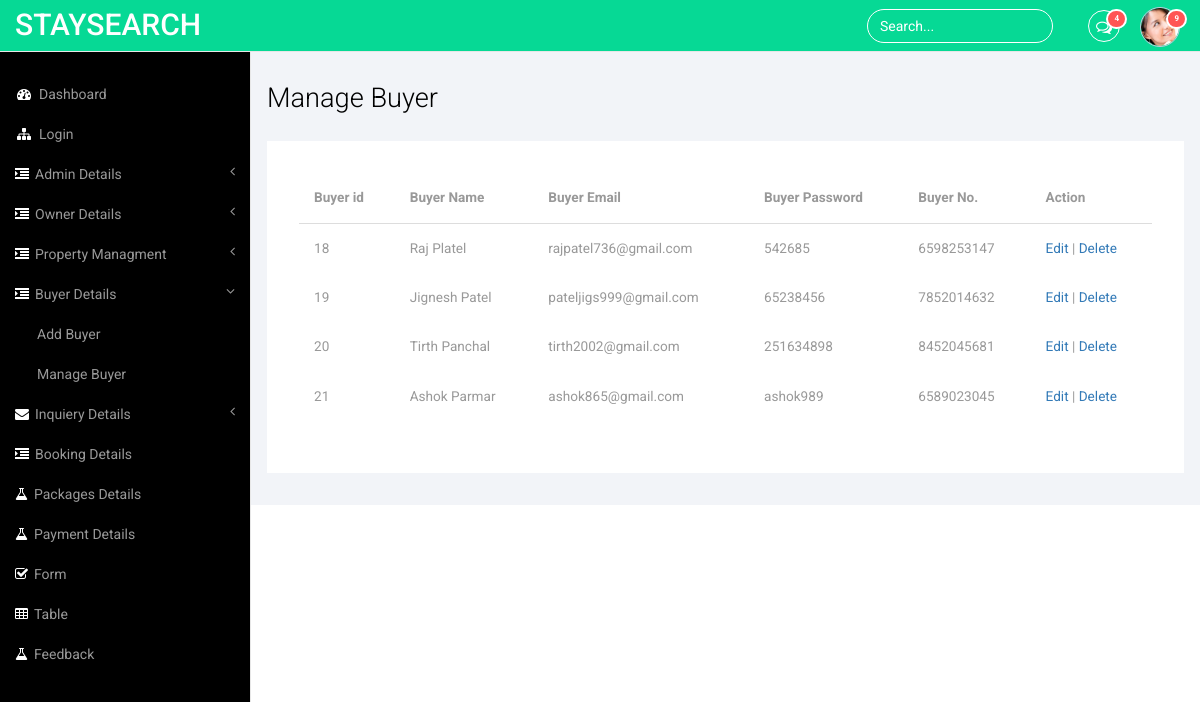
/Adminpanel/managebuyer.php, run on the app's committed database.
### tables this page shows
CREATE TABLE `tbl_user` (
  `user_id` int(25) NOT NULL,
  `user_name` varchar(25) NOT NULL,
  `user_email` varchar(25) NOT NULL,
  `user_password` varchar(15) NOT NULL,
  `user_mobileno` bigint(10) NOT NULL
);

### Adminpanel/managebuyer.php (the view, shortened to what this page needs)
<?php
    require './class/apclass.php';
?>
<!DOCTYPE HTML>
<html>
<head>
<link href="css/bootstrap.min.css" rel='stylesheet' type='text/css' />
<link href="css/style.css" rel='stylesheet' type='text/css' />
<link href="css/font-awesome.css" rel="stylesheet">
</head>
<body>
<div id="wrapper">
     <?php
        include './theampart/header.php';
        include './theampart/sidebar.php';
     ?>
       <div id="page-wrapper">
                <div class="col-md-12 graphs">
                    <div class="xs">
                        <h3>Manage Buyer</h3>
                        <div class="bs-example4" data-example-id="contextual-table">
                            <table class="table">
                                <thead>
                                    <tr>
                                        <th>Buyer id</th>
                                        <th>Buyer Name</th>
                                        <th>Buyer Email</th>
                                        <th>Buyer Password</th>
                                        <th>Buyer No.</th>
                                        <th>Action</th>
                                    </tr>
                                </thead>
                                <?php
                                    $selectq = mysqli_query($connection, "select * from tbl_user") or die(mysqli_error($connection));
                                    while($ownerrow = mysqli_fetch_array($selectq))
                                    {
                                        echo "<tr>";
                                        echo "<td>{$ownerrow['user_id']}</td>";
                                        echo "<td>{$ownerrow['user_name']}</td>";
                                        echo "<td>{$ownerrow['user_email']}</td>";
                                        echo "<td>{$ownerrow['user_password']}</td>";
                                        echo "<td>{$ownerrow['user_mobileno']}</td>";
                                        echo "<td> <a href='editbuyer.php?eid={$ownerrow['user_id']}'>Edit</a> |<a href='managebuyer.php?did={$ownerrow['user_id']}'> Delete</a></td>";
                                        echo "</tr>";
                                    }
                                ?>
                            </table>
                        </div>
                     </div>
                </div>
            </div>
        </div>
        <link href="css/custom.css" rel="stylesheet">
    </body>
</html>

### Adminpanel/css/style.css (style rules this page uses)
h4, h5, h6, h1, h2, h3 { margin-top: 0; }
html, body { font-family: 'Roboto', sans-serif; font-size: 100%; background:#000; overflow-x: hidden; }
.graphs { padding: 2em 1em; background: #f2f4f8; font-family: 'Roboto', sans-serif; }
.bs-example4 { background: #fff; padding: 2em; }
.xs h3, .widget_head { color:#000; font-size:1.7em; font-weight:300; margin-bottom: 1em; }
.table > thead > tr > th, .table > tbody > tr > th, .table > tfoot > tr > th, .table > thead > tr > td, .table > tbody > tr > td, .table > tfoot > tr > td { border-top: none !important; }
.table > thead > tr > th, .table > tbody > tr > th, .table > tfoot > tr > th, .table > thead > tr > td, .table > tbody > tr > td, .table > tfoot > tr > td { font-size: 0.85em; color: #999; }
.table td, .table>tbody>tr>td, .table>tbody>tr>th, .table>tfoot>tr>td, .table>tfoot>tr>th, .table>thead>tr>td, .table>thead>tr>th { padding:15px !important; }
.table > thead > tr > th { border-bottom: 1px solid #ddd !important; }

### Adminpanel/css/custom.css (style rules this page uses)
#wrapper { width: 100%; }
#page-wrapper { min-height: 568px; background-color: #fff; }
@media (min-width:768px) { #page-wrapper { position: inherit; margin: 0 0 0 250px; border-left: 1px solid #e7e7e7; } }

### data on the page
tbl_user: user_id "18", user_name "Raj Platel", user_email "rajpatel736@gmail.com", user_password "542685", user_mobileno "6598253147"
tbl_user: user_id "19", user_name "Jignesh Patel", user_email "pateljigs999@gmail.com", user_password "65238456", user_mobileno "7852014632"
tbl_user: user_id "20", user_name "Tirth Panchal", user_email "tirth2002@gmail.com", user_password "251634898", user_mobileno "8452045681"
tbl_user: user_id "21", user_name "Ashok Parmar", user_email "ashok865@gmail.com", user_password "ashok989", user_mobileno "6589023045"
